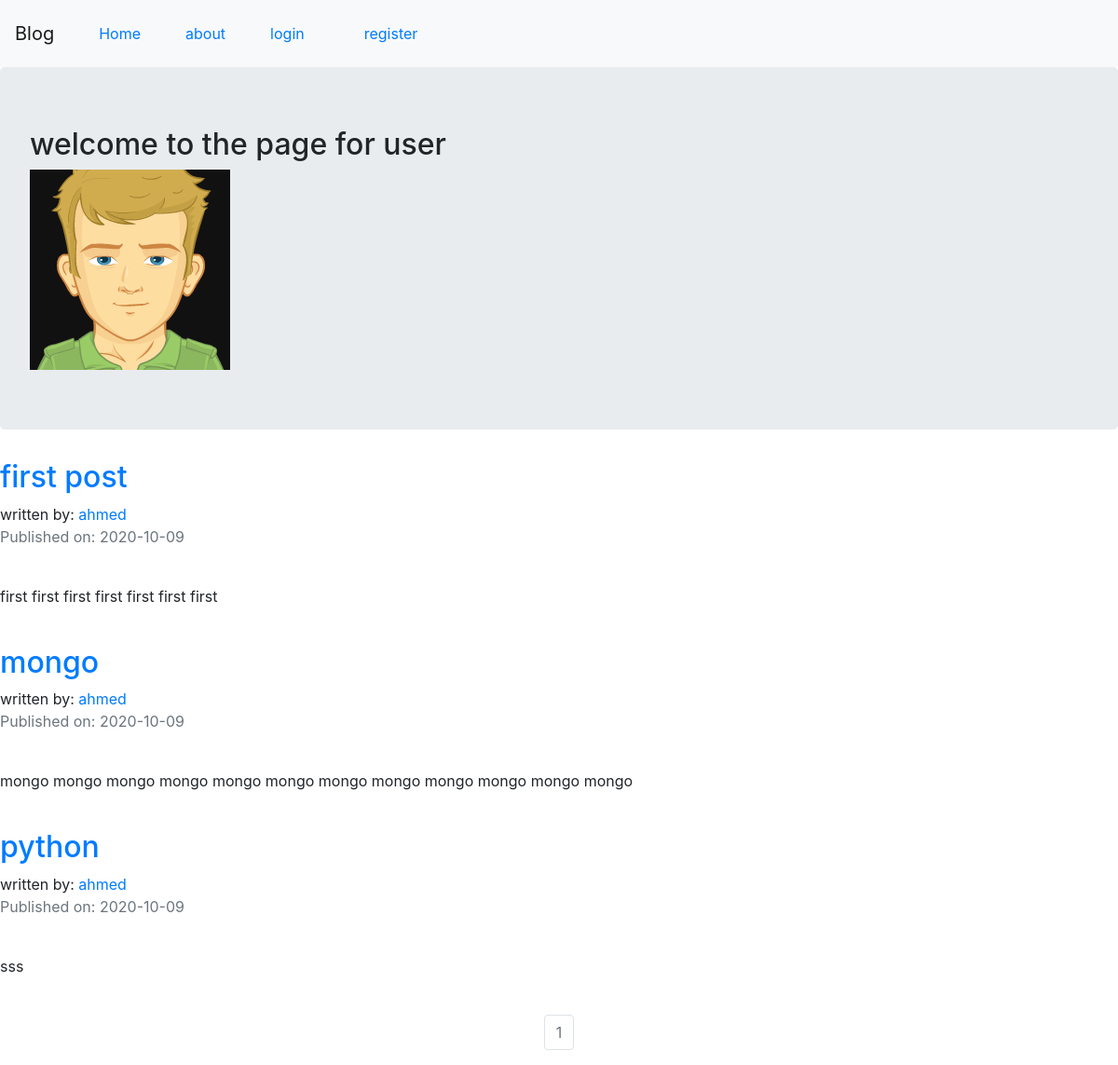
The page /ahmed on the database as committed earlier.
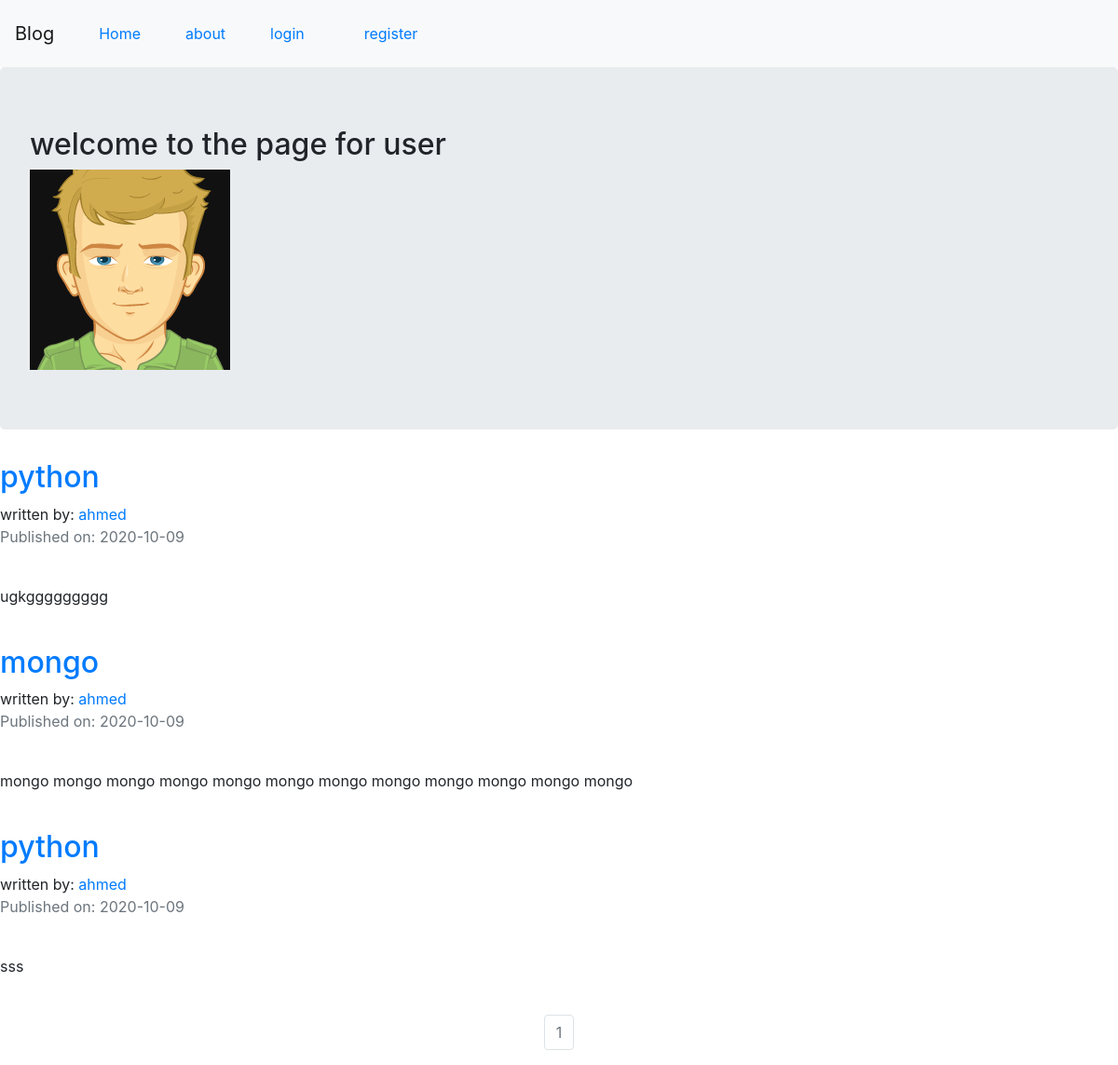
The same page on the database as committed later.
### flask_blog/models.py (models this page shows, shortened)
class User(db.Model, UserMixin):
    __tablename__ = 'users'
    id = db.Column(db.Integer, primary_key=True)
    profile_image = db.Column(db.String(20), nullable=False, default='default.png')
    email = db.Column(db.String(64), unique=True, index=True)
    username = db.Column(db.String(64), unique=True, index=True)
    password_hash = db.Column(db.String(128))
    posts = db.relationship('BlogPost', backref='author', lazy=True)

class BlogPost(db.Model):
    users = db.relationship(User)
    id = db.Column(db.Integer, primary_key=True)
    user_id = db.Column(db.Integer, db.ForeignKey('users.id'), nullable=False)
    date = db.Column(db.DateTime, nullable=False, default=datetime.utcnow)
    title = db.Column(db.String(140), nullable=False)
    text = db.Column(db.Text, nullable=False)
    post_image = db.Column(db.String(20), nullable=False, default='default.png')

### flask_blog/users/views.py (the view)
@users.route('/<username>')
def user_posts(username):
    page = request.args.get('page', 1, type=int)
    user = User.query.filter_by(username=username).first_or_404()
    blog_posts = BlogPost.query.filter_by(author=user).order_by(BlogPost.date.desc()).paginate(page=page, per_page=5)
    return render_template('user_blog_posts.html', blog_posts=blog_posts, user=user)

### flask_blog/templates/user_blog_posts.html
{% extends 'base.html' %}
{% block content %}
    <div class="jumbotron">
        <h2>welcome to the page for user {{ current_user.username }}</h2>
        <img align="center" src="{{ url_for('static', filename='profile_pics/'+user.profile_image) }}">
    </div>
    {% for post in blog_posts.items %}
        <h2><a href="{{ url_for('blog_posts.blog_post', blog_post_id=post.id) }}">{{ post.title }}</a></h2>
        written by: <a href="{{ url_for('users.user_posts', username=post.author.username) }}">{{ post.author.username }}</a>
        <p class="text-muted">Published on: {{ post.date.strftime("%Y-%m-%d") }}</p>
        <br>
        <p>{{ post.text }}</p>
        <br>
    {% endfor %}
    <nav aria-label="Page Navigation ex">
        <ul class="pagination justify-content-center">
            {% for page_num in blog_posts.iter_pages(left_edge=1, right_edge=1, left_current=1,right_current=2) %}
                {% if blog_posts.page == page_num %}
                    <li class="page-item disabled">
                        <a class="page-link" href="{{ url_for('users.user_posts', username=user.username, page=page_num) }}">{{ page_num }}</a>
                    </li>
                {% else %}
                    <li class="page-item ">
                        <a class="page-link" href="{{ url_for('users.user_posts', username=user.username, page=page_num) }}">{{ page_num }}</a>
                    </li>
                {% endif %}
            {% endfor %}
        </ul>
    </nav>
{% endblock %}

### flask_blog/templates/base.html (shortened to what this page needs)
<!DOCTYPE html>
<html lang="en">
<head>
    <link rel="stylesheet" href="https://stackpath.bootstrapcdn.com/bootstrap/4.5.2/css/bootstrap.min.css">
</head>
<body>
<nav class="navbar navbar-expand-lg navbar-light bg-light">
  <a class="navbar-brand" href="{{ url_for('core.index') }}">Blog</a>
  <li class="nav-link active">
    <a class="nav-link" href="{{ url_for('core.index') }}">Home <span class="sr-only">(current)</span></a>
  </li>
  <li class="nav-link">
    <a  href="{{ url_for('core.info') }}">about</a>
  </li>
  {% if current_user.is_authenticated %}
  <li class="nav-link">
    <a class="nav-link" href="{{ url_for('users.logout') }}">logout</a>
  </li>
  <li class="nav-link">
    <a class="nav-link" href="{{ url_for('users.account') }}">Account</a>
  </li>
  <li class="nav-link">
    <a class="nav-link" href="{{ url_for('blog_posts.create') }}">Create Post</a>
  </li>
  {% else %}
  <li class="nav-link">
    <a class="nav-link" href="{{ url_for('users.login') }}">login</a>
  </li>
  <li class="nav-link">
    <a class="nav-link" href="{{ url_for('users.register') }}">register</a>
  </li>
  {% endif %}
</nav>
{% block content %}
{% endblock %}
</body>
</html>

Rows that differ between the two databases and show on the page:
removed BlogPost: title "first post", author.username "ahmed", date "2020-10-09", text "first first first first first first first"
added BlogPost: title "python", author.username "ahmed", date "2020-10-09", text "ugkggggggggg"
